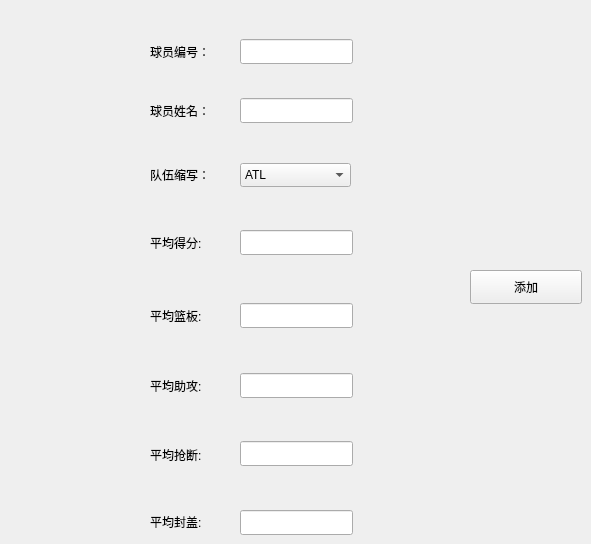
     <widget class="QWidget" name="player_new_player_tab">
      <attribute name="title">
       <string>新增球员数据</string>
      </attribute>
      <widget class="QLabel" name="player_id_label">
       <property name="geometry">
        <rect>
         <x>150</x>
         <y>43</y>
         <width>81</width>
         <height>18</height>
        </rect>
       </property>
       <property name="text">
        <string>球员编号：</string>
       </property>
      </widget>
      <widget class="QLineEdit" name="player_id_input">
       <property name="geometry">
        <rect>
         <x>240</x>
         <y>39</y>
         <width>113</width>
         <height>25</height>
        </rect>
       </property>
      </widget>
      <widget class="QLabel" name="player_team_abbreviation_label">
       <property name="geometry">
        <rect>
         <x>150</x>
         <y>166</y>
         <width>81</width>
         <height>18</height>
        </rect>
       </property>
       <property name="text">
        <string>队伍缩写：</string>
       </property>
      </widget>
      <widget class="QLabel" name="player_name_label">
       <property name="geometry">
        <rect>
         <x>150</x>
         <y>102</y>
         <width>81</width>
         <height>18</height>
        </rect>
       </property>
       <property name="text">
        <string>球员姓名：</string>
       </property>
      </widget>
      <widget class="QLineEdit" name="player_name_input">
       <property name="geometry">
        <rect>
         <x>240</x>
         <y>98</y>
         <width>113</width>
         <height>25</height>
        </rect>
       </property>
      </widget>
      <widget class="QComboBox" name="player_teamAbbreviation_box">
       <property name="geometry">
        <rect>
         <x>240</x>
         <y>163</y>
         <width>111</width>
         <height>24</height>
        </rect>
       </property>
       <item>
        <property name="text">
         <string>ATL</string>
        </property>
       </item>
       <item>
        <property name="text">
         <string>BKN</string>
        </property>
       </item>
       <item>
        <property name="text">
         <string>BOS</string>
        </property>
       </item>
       <item>
        <property name="text">
         <string>CHA</string>
        </property>
       </item>
       <item>
        <property name="text">
         <string>CHI</string>
        </property>
       </item>
       <item>
        <property name="text">
         <string>CLE</string>
        </property>
       </item>
       <item>
        <property name="text">
         <string>DAL</string>
        </property>
       </item>
       <item>
        <property name="text">
         <string>DEN</string>
        </property>
       </item>
       <item>
        <property name="text">
         <string>DET</string>
        </property>
       </item>
       <item>
        <property name="text">
         <string>GSW</string>
        </property>
       </item>
       <item>
        <property name="text">
         <string>HOU</string>
        </property>
       </item>
       <item>
        <property name="text">
         <string>IND</string>
        </property>
       </item>
       <item>
        <property name="text">
         <string>LAC</string>
        </property>
       </item>
       <item>
        <property name="text">
         <string>LAL</string>
        </property>
       </item>
       <item>
        <property name="text">
         <string>MEM</string>
        </property>
       </item>
       <item>
        <property name="text">
         <string>MIA</string>
        </property>
       </item>
       <item>
        <property name="text">
         <string>MIL</string>
        </property>
       </item>
       <item>
        <property name="text">
         <string>MIN</string>
        </property>
       </item>
       <item>
        <property name="text">
         <string>NOP</string>
        </property>
       </item>
       <item>
        <property name="text">
         <string>NYK</string>
        </property>
       </item>
       <item>
        <property name="text">
         <string>OKC</string>
        </property>
       </item>
       <item>
        <property name="text">
         <string>ORL</string>
        </property>
       </item>
       <item>
        <property name="text">
         <string>PHI</string>
        </property>
       </item>
       <item>
        <property name="text">
         <string>PHX</string>
        </property>
       </item>
       <item>
        <property name="text">
         <string>POR</string>
        </property>
       </item>
       <item>
        <property name="text">
         <string>SAC</string>
        </property>
       </item>
       <item>
        <property name="text">
         <string>UTA</string>
        </property>
       </item>
       <item>
        <property name="text">
         <string>WAS</string>
        </property>
       </item>
      </widget>
      <widget class="QPushButton" name="player_save_button">
       <property name="geometry">
        <rect>
         <x>470</x>
         <y>270</y>
         <width>112</width>
         <height>34</height>
        </rect>
       </property>
       <property name="text">
        <string>添加</string>
       </property>
      </widget>
      <widget class="QLineEdit" name="player_pts_input">
       <property name="geometry">
        <rect>
         <x>240</x>
         <y>230</y>
         <width>113</width>
         <height>25</height>
        </rect>
       </property>
       <property name="text">
        <string/>
       </property>
      </widget>
      <widget class="QLabel" name="player_name_label_2">
       <property name="geometry">
        <rect>
         <x>150</x>
         <y>234</y>
         <width>81</width>
         <height>18</height>
        </rect>
       </property>
       <property name="text">
        <string>平均得分:</string>
       </property>
      </widget>
      <widget class="QLineEdit" name="player_rbd_input">
       <property name="geometry">
        <rect>
         <x>240</x>
         <y>303</y>
         <width>113</width>
         <height>25</height>
        </rect>
       </property>
       <property name="text">
        <string/>
       </property>
      </widget>
      <widget class="QLabel" name="player_rbd_label">
       <property name="geometry">
        <rect>
         <x>150</x>
         <y>307</y>
         <width>81</width>
         <height>18</height>
        </rect>
       </property>
       <property name="text">
        <string>平均篮板:</string>
       </property>
      </widget>
      <widget class="QLabel" name="player_ast_label">
       <property name="geometry">
        <rect>
         <x>150</x>
         <y>377</y>
         <width>81</width>
         <height>18</height>
        </rect>
       </property>
       <property name="text">
        <string>平均助攻:</string>
       </property>
      </widget>
      <widget class="QLineEdit" name="player_ast_input">
       <property name="geometry">
        <rect>
         <x>240</x>
         <y>373</y>
         <width>113</width>
         <height>25</height>
        </rect>
       </property>
       <property name="text">
        <string/>
       </property>
      </widget>
      <widget class="QLabel" name="player_rbd_label_2">
       <property name="geometry">
        <rect>
         <x>150</x>
         <y>446</y>
         <width>81</width>
         <height>18</height>
        </rect>
       </property>
       <property name="text">
        <string>平均抢断:</string>
       </property>
      </widget>
      <widget class="QLineEdit" name="player_stl_input">
       <property name="geometry">
        <rect>
         <x>240</x>
         <y>441</y>
         <width>113</width>
         <height>25</height>
        </rect>
       </property>
       <property name="text">
        <string/>
       </property>
      </widget>
      <widget class="QLabel" name="player_rbd_label_3">
       <property name="geometry">
        <rect>
         <x>150</x>
         <y>512</y>
         <width>81</width>
         <height>20</height>
        </rect>
       </property>
       <property name="text">
        <string>平均封盖:</string>
       </property>
      </widget>
      <widget class="QLineEdit" name="player_blk_input">
       <property name="geometry">
        <rect>
         <x>240</x>
         <y>510</y>
         <width>113</width>
         <height>25</height>
        </rect>
       </property>
       <property name="text">
        <string/>
       </property>
      </widget>
     </widget>
